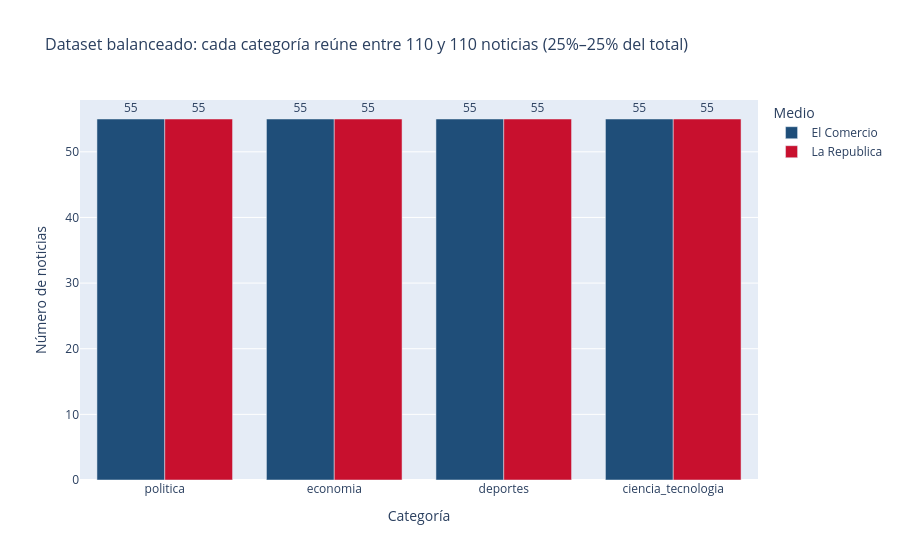

Source (notebook cell):
### Markdown cell above
## 3. Análisis exploratorio (Plotly Express)
Los títulos de cada gráfico se calculan a partir de los datos para expresar la conclusión. Cada figura se muestra interactiva y además se guarda como PNG en `graficos/`.

### Code cell
NOMBRE = {"politica": "Política", "economia": "Economía", "deportes": "Deportes", "ciencia_tecnologia": "Ciencia y tecnología"}
COLORES = {"La Republica": "#C8102E", "El Comercio": "#1F4E79"}

conteo = df.groupby(["etiqueta", "medio"]).size().reset_index(name="noticias")
por_cat = df.etiqueta.value_counts()
cat_min, cat_max = por_cat.idxmin(), por_cat.idxmax()
if por_cat.max() / por_cat.min() <= 1.15:
    titulo1 = (f"Dataset balanceado: cada categoría reúne entre {por_cat.min()} y {por_cat.max()} noticias "
               f"({por_cat.min()/len(df):.0%}–{por_cat.max()/len(df):.0%} del total)")
else:
    titulo1 = (f"{NOMBRE[cat_max]} domina con {por_cat.max()} noticias; {NOMBRE[cat_min]} es la más escasa "
               f"({por_cat.min()}, {por_cat.min()/len(df):.0%} del total)")
fig1 = px.bar(conteo, x="etiqueta", y="noticias", color="medio", barmode="group", text="noticias",
              category_orders={"etiqueta": CATEGORIAS}, color_discrete_map=COLORES,
              labels={"etiqueta": "Categoría", "noticias": "Número de noticias", "medio": "Medio"},
              title=titulo1)
fig1.update_traces(textposition="outside")
fig1.update_layout(title_font_size=16, legend_title_text="Medio")
fig1.write_image(GRAFICOS / "01_noticias_por_categoria.png", width=1000, height=560, scale=2)
fig1.show()

### Figure 1 — Plotly figure (JSON) as saved in the notebook; plotly's stock layout.template omitted (floating-point values rounded to 4 significant figures)
{"data": [{"alignmentgroup": "True", "hovertemplate": "Medio=El Comercio<br>Categoría=%{x}<br>Número de noticias=%{text}<extra></extra>", "legendgroup": "El Comercio", "marker": {"color": "#1F4E79", "pattern": {"shape": ""}}, "name": "El Comercio", "offsetgroup": "El Comercio", "orientation": "v", "showlegend": true, "text": [55.0, 55.0, 55.0, 55.0], "textposition": "outside", "type": "bar", "x": ["ciencia_tecnologia", "deportes", "economia", "politica"], "xaxis": "x", "y": [55, 55, 55, 55], "yaxis": "y"}, {"alignmentgroup": "True", "hovertemplate": "Medio=La Republica<br>Categoría=%{x}<br>Número de noticias=%{text}<extra></extra>", "legendgroup": "La Republica", "marker": {"color": "#C8102E", "pattern": {"shape": ""}}, "name": "La Republica", "offsetgroup": "La Republica", "orientation": "v", "showlegend": true, "text": [55.0, 55.0, 55.0, 55.0], "textposition": "outside", "type": "bar", "x": ["ciencia_tecnologia", "deportes", "economia", "politica"], "xaxis": "x", "y": [55, 55, 55, 55], "yaxis": "y"}], "layout": {"barmode": "group", "legend": {"title": {"text": "Medio"}, "tracegroupgap": 0}, "title": {"font": {"size": 16}, "text": "Dataset balanceado: cada categoría reúne entre 110 y 110 noticias (25%–25% del total)"}, "xaxis": {"anchor": "y", "categoryarray": ["politica", "economia", "deportes", "ciencia_tecnologia"], "categoryorder": "array", "domain": [0.0, 1.0], "title": {"text": "Categoría"}}, "yaxis": {"anchor": "x", "domain": [0.0, 1.0], "title": {"text": "Número de noticias"}}}}
